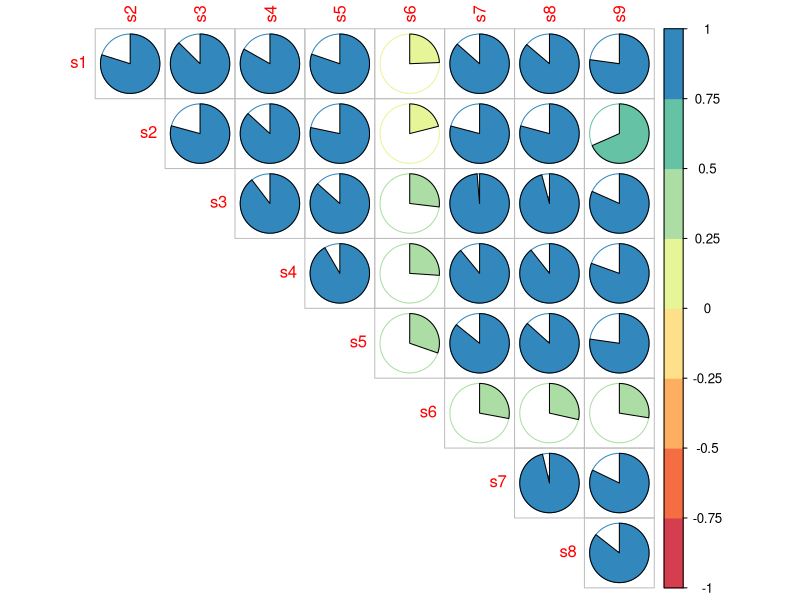
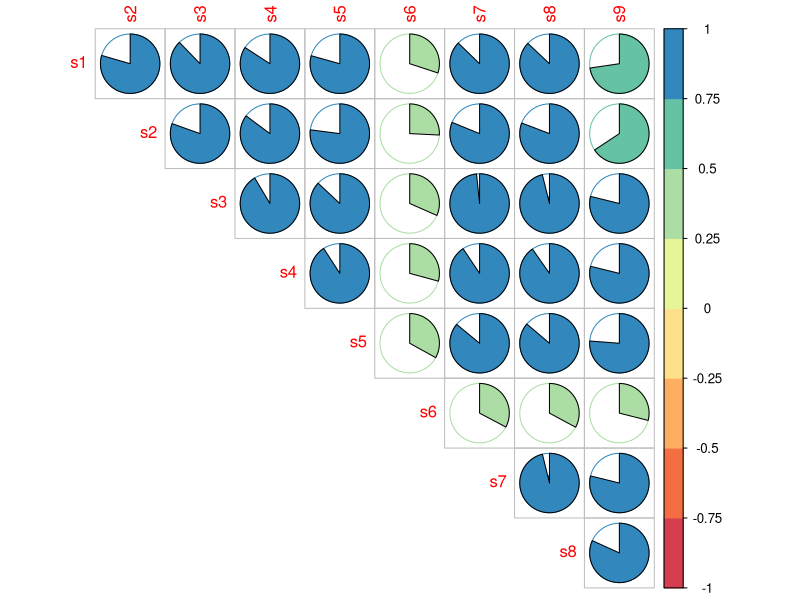

Source code (R) for these figures, in order:
# Submission data
s1 = read.csv("../submission/lgbmR1Vuelos.csv")
s2 = read.csv("../submission/lgbmR2Vuelos.csv")
s3 = read.csv("../submission/lgbmR3Vuelos.csv")
s4 = read.csv("../submission/lgbmR4Vuelos.csv")
s5 = read.csv("../submission/lgbmR5Vuelos.csv")
s6 = read.csv("../submission/lgbmR6Vuelos.csv")
s7 = read.csv("../submission/lgbmR7Vuelos.csv")
s8 = read.csv("../submission/lgbmR8Vuelos.csv")
s9 = read.csv("../submission/lgbmR9Vuelos.csv")

# Data
dataCor <- data.frame(
  s1 = s1$target, s2 = s2$target, s3 = s3$target,
  s4 = s4$target, s5 = s5$target, s6 = s6$target,
  s7 = s7$target, s8 = s8$target, s9 = s9$target
)

# Correlation graphic --> Pearson
library(corrplot)
x11()
corrplot(
  corr = cor(dataCor, method = "pearson"),
  type = "upper",
  diag = FALSE,
  method = "pie",
  col = RColorBrewer::brewer.pal(n = 8, name = "Spectral")
)


# Correlation graphic --> Spearman
x11()
corrplot(
  corr = cor(dataCor, method = "spearman"),
  type = "upper",
  diag = FALSE,
  method = "pie",
  col = RColorBrewer::brewer.pal(n = 8, name = "Spectral")
)

